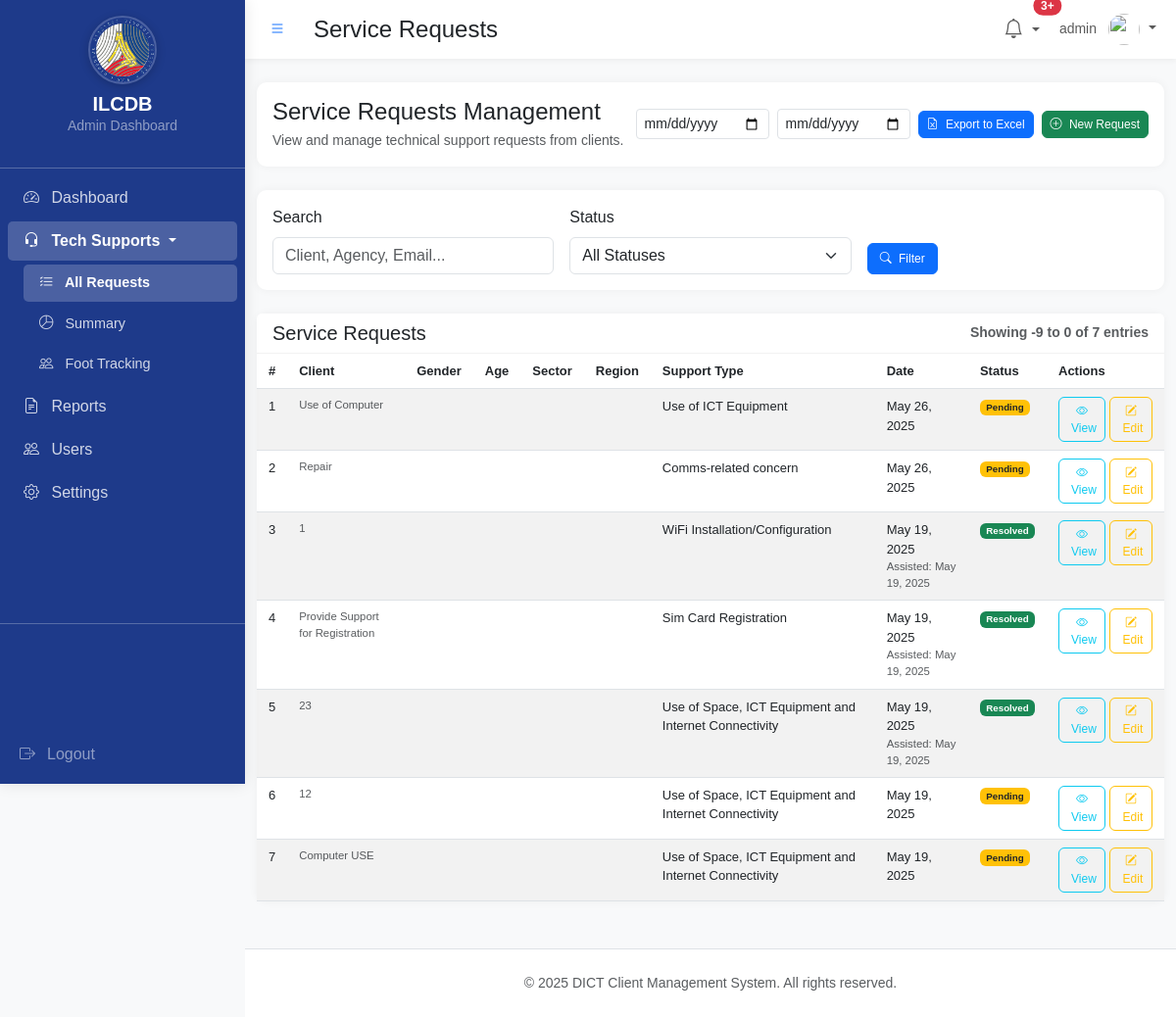
/admin/service-requests.php (signed in), run on an earlier commit of the app's database.
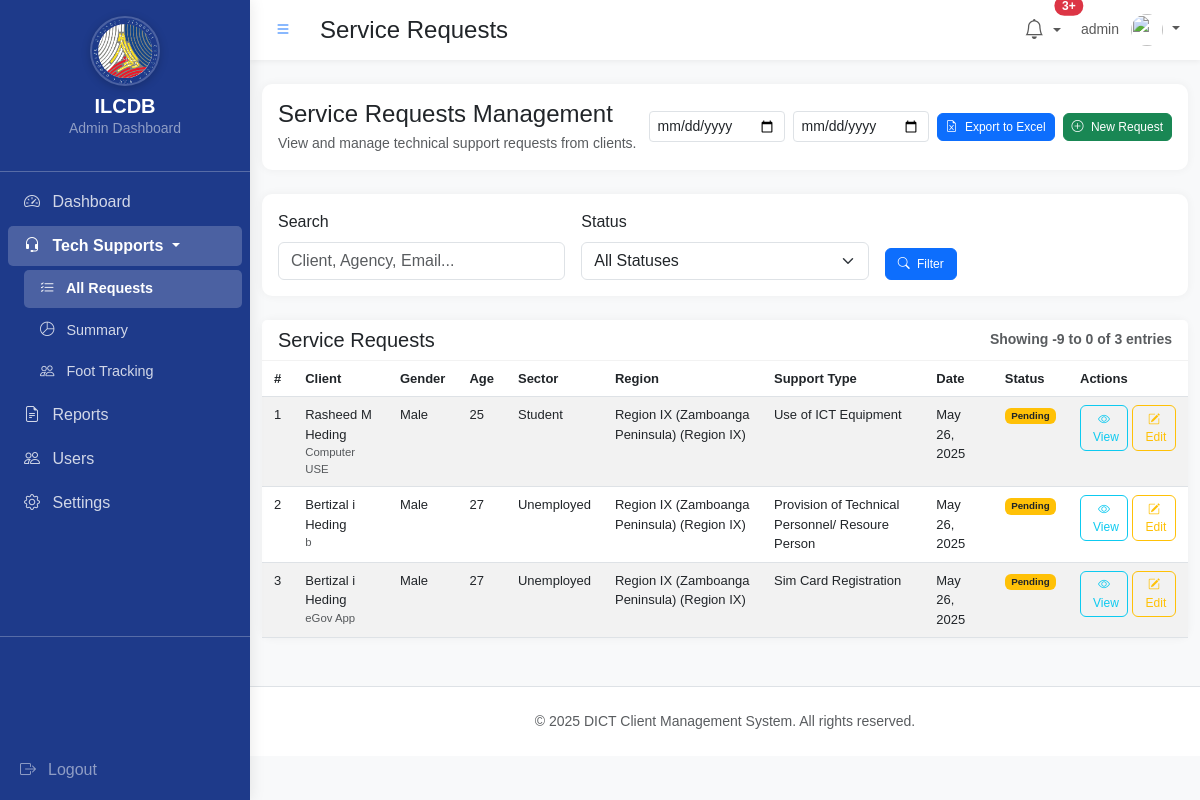
And on a later commit of the database.
### tables this page shows
CREATE TABLE `tech_support_requests` (
  `id` int(11) NOT NULL,
  `client_id` int(11) NOT NULL,
  `support_type` varchar(100) NOT NULL,
  `subject` varchar(255) DEFAULT NULL,
  `message` text NOT NULL,
  `issue_description` text NOT NULL,
  `date_requested` timestamp NOT NULL DEFAULT current_timestamp(),
  `date_assisted` timestamp NULL DEFAULT NULL,
  `date_resolved` timestamp NULL DEFAULT NULL,
  `assisted_by_id` int(11) DEFAULT NULL,
  `status` enum('Pending','In Progress','Resolved','Cancelled') DEFAULT 'Pending',
  `remarks` text DEFAULT NULL,
  `created_at` timestamp NOT NULL DEFAULT current_timestamp(),
  `updated_at` timestamp NOT NULL DEFAULT current_timestamp() ON UPDATE current_timestamp()
);

CREATE TABLE `clients` (
  `id` int(11) NOT NULL,
  `firstname` varchar(50) NOT NULL,
  `surname` varchar(50) NOT NULL,
  `middle_initial` char(1) DEFAULT NULL,
  `client_name` varchar(100) NOT NULL,
  `agency` varchar(100) NOT NULL,
  `gender` varchar(10) NOT NULL,
  `birthdate` date NOT NULL,
  `region` varchar(50) NOT NULL,
  `region_id` int(11) DEFAULT NULL,
  `province_id` int(11) DEFAULT NULL,
  `district_id` int(11) DEFAULT NULL,
  `municipality_id` int(11) DEFAULT NULL,
  `email` varchar(255) DEFAULT NULL,
  `phone` varchar(50) DEFAULT NULL,
  `created_at` timestamp NOT NULL DEFAULT current_timestamp()
);

CREATE TABLE `regions` (
  `id` int(11) NOT NULL,
  `region_code` varchar(20) NOT NULL,
  `region_name` varchar(100) NOT NULL,
  `created_at` timestamp NOT NULL DEFAULT current_timestamp(),
  `updated_at` timestamp NOT NULL DEFAULT current_timestamp() ON UPDATE current_timestamp()
);

### admin/service-requests.php (the view, shortened to what the changed rows need)
<?php
require_once '../includes/crud_operations.php';
$current_page = isset($_GET['page']) ? (int)$_GET['page'] : 1;
$records_per_page = 10;
$offset = ((int)$current_page - 1) * (int)$records_per_page;
try {
    $base_query = "SELECT tsr.*, c.firstname, c.surname, c.middle_initial, c.gender, c.agency, c.region,
                   TIMESTAMPDIFF(YEAR, c.birthdate, CURDATE()) as age,
                   r.region_name, r.region_code
                   FROM tech_support_requests tsr
                   LEFT JOIN clients c ON tsr.client_id = c.id
                   LEFT JOIN regions r ON c.region_id = r.id";
    $count_query = "SELECT COUNT(*) as total FROM tech_support_requests tsr
                    LEFT JOIN clients c ON tsr.client_id = c.id";
    $params = array();
    $base_query .= " ORDER BY tsr.date_requested DESC LIMIT ? OFFSET ?";
    $params[] = $records_per_page;
    $params[] = $offset;
    $stmt = $conn->prepare($base_query);
    if (!empty($params)) {
        $stmt->bind_param(str_repeat("s", count($params)), ...$params);
    }
    $stmt->execute();
    $result = $stmt->get_result();
    $serviceRequests = $result->fetch_all(MYSQLI_ASSOC);
    $stmt = $conn->prepare($count_query);
    $stmt->execute();
    $count_result = $stmt->get_result();
    $count_row = $count_result->fetch_assoc();
    $total_records = $count_row['total'];
} catch (Exception $e) {
    $error_message = "Error: " . $e->getMessage();
    $serviceRequests = [];
    $total_records = 0;
}
?>
<!DOCTYPE html>
<html lang="en">
<head>
    <link href="https://cdn.jsdelivr.net/npm/bootstrap@5.3.0-alpha1/dist/css/bootstrap.min.css" rel="stylesheet">
    <link href="https://cdn.jsdelivr.net/npm/bootstrap-icons@1.10.0/font/bootstrap-icons.css" rel="stylesheet">
</head>
<body>
    <?php include 'includes/sidebar.php'; ?>
    <div class="container-fluid py-4">
        <div class="card mb-4">
            <div class="card-body">
                <div class="d-flex justify-content-between align-items-center">
                    <div>
                        <h2 class="card-title h4 mb-1">Service Requests Management</h2>
                    </div>
                </div>
            </div>
        </div>
        <div class="card">
            <div class="card-header d-flex justify-content-between align-items-center">
                <h5 class="card-title mb-0">Service Requests</h5>
                <span class="text-muted small">
                    Showing <?php echo min((int)$total_records, 1 + ((int)$current_page - 1) * (int)$records_per_page); ?> to <?php echo min((int)$total_records, (int)$current_page * (int)$records_per_page); ?> of <?php echo (int)$total_records; ?> entries
                </span>
            </div>
            <div class="table-container">
                <table class="table table-hover table-striped compact-table mb-0">
                    <thead>
                        <tr>
                            <th scope="col">#</th>
                            <th scope="col">Client</th>
                            <th scope="col">Gender</th>
                            <th scope="col">Age</th>
                            <th scope="col">Sector</th>
                            <th scope="col">Region</th>
                            <th scope="col">Support Type</th>
                            <th scope="col">Date</th>
                            <th scope="col">Status</th>
                            <th scope="col">Actions</th>
                        </tr>
                    </thead>
                    <tbody>
                        <?php if (empty($serviceRequests)): ?>
                        <tr>
                            <td colspan="10" class="text-center py-4 text-muted">
                                No service requests found.
                            </td>
                        </tr>
                        <?php else: ?>
                            <?php
                            $count = max(1, ((int)$current_page - 1) * (int)$records_per_page + 1);
                            foreach ($serviceRequests as $request):
                                $fullname = trim($request['firstname'] . ' ' .
                                    ($request['middle_initial'] ? $request['middle_initial'] . ' ' : '') .
                                    $request['surname']);
                            ?>
                            <tr>
                                <td><?php echo $count++; ?></td>
                                <td>
                                    <div class="fw-medium"><?php echo htmlspecialchars($fullname); ?></div>
                                    <div class="small text-muted"><?php echo htmlspecialchars($request['subject']); ?></div>
                                </td>
                                <td><?php echo htmlspecialchars($request['gender']); ?></td>
                                <td><?php echo !empty($request['age']) ? (int)$request['age'] : ''; ?></td>
                                <td><?php echo htmlspecialchars($request['agency']); ?></td>
                                <td>
                                    <?php
                                    echo htmlspecialchars($request['region_name'] ?? $request['region']);
                                    if (!empty($request['region_code'])) {
                                        echo ' (' . htmlspecialchars($request['region_code']) . ')';
                                    }
                                    ?>
                                </td>
                                <td><?php echo htmlspecialchars($request['support_type']); ?></td>
                                <td>
                                    <?php echo date('M d, Y', strtotime($request['date_requested'])); ?>
                                    <?php if ($request['date_assisted']): ?>
                                        <div class="small text-muted">
                                            Assisted: <?php echo date('M d, Y', strtotime($request['date_assisted'])); ?>
                                        </div>
                                    <?php endif; ?>
                                </td>
                                <td>
                                    <?php if ($request['status'] === 'Resolved'): ?>
                                        <span class="badge bg-success">Resolved</span>
                                    <?php elseif ($request['status'] === 'In Progress'): ?>
                                        <span class="badge bg-primary">In Progress</span>
                                    <?php elseif ($request['status'] === 'Cancelled'): ?>
                                        <span class="badge bg-danger">Cancelled</span>
                                    <?php else: ?>
                                        <span class="badge bg-warning text-dark">Pending</span>
                                    <?php endif; ?>
                                </td>                                <td>
                                    <div class="d-flex gap-1 justify-content-start">
                                        <a href="view-request.php?id=<?php echo $request['id']; ?>"
                                           class="btn btn-sm btn-outline-info flex-fill"
                                           title="View request details"
                                           data-bs-toggle="tooltip"
                                           data-bs-placement="top">
                                            <i class="bi bi-eye"></i>
                                            <span class="d-none d-md-inline ms-1">View</span>
                                        </a>
                                        <a href="edit-request.php?id=<?php echo $request['id']; ?>"
                                           class="btn btn-sm btn-outline-warning flex-fill"
                                           title="Edit request"
                                           data-bs-toggle="tooltip"
                                           data-bs-placement="top">
                                            <i class="bi bi-pencil-square"></i>
                                            <span class="d-none d-md-inline ms-1">Edit</span>
                                        </a>
                                    </div>
                                </td>
                            </tr>
                            <?php endforeach; ?>
                        <?php endif; ?>
                    </tbody>
                </table>
            </div>
        </div>
    </div>
</body>
</html>

What changed in the data, as far as the page shows it:
removed tech_support_requests: subject "Use of Computer", support_type "Use of ICT Equipment", date_requested "May 26, 2025", status "Pending"
removed tech_support_requests: subject "Repair", support_type "Comms-related concern", date_requested "May 26, 2025", status "Pending"
removed tech_support_requests: subject "1", support_type "WiFi Installation/Configuration", date_requested "May 19, 2025", date_assisted "May 19, 2025", status "Resolved"
removed tech_support_requests: subject "Provide Support for Registration", support_type "Sim Card Registration", date_requested "May 19, 2025", date_assisted "May 19, 2025", status "Resolved"
removed tech_support_requests: subject "23", support_type "Use of Space, ICT Equipment and Internet Connectivity", date_requested "May 19, 2025", date_assisted "May 19, 2025", status "Resolved"
removed tech_support_requests: subject "12", support_type "Use of Space, ICT Equipment and Internet Connectivity", date_requested "May 19, 2025", status "Pending"
removed tech_support_requests: subject "Computer USE", support_type "Use of Space, ICT Equipment and Internet Connectivity", date_requested "May 19, 2025", status "Pending"
added tech_support_requests: client.surname "Rasheed M Heding", subject "Computer USE", client.gender "Male", age "25", client.agency "Student", regions.region_name "Region IX (Zamboanga Peninsula)", regions.region_code "Region IX", support_type "Use of ICT Equipment", date_requested "May 26, 2025", status "Pending"
added tech_support_requests: client.surname "Bertizal i Heding", subject "b", client.gender "Male", age "27", client.agency "Unemployed", regions.region_name "Region IX (Zamboanga Peninsula)", regions.region_code "Region IX", support_type "Provision of Technical Personnel/ Resoure Person", date_requested "May 26, 2025", status "Pending"
added tech_support_requests: client.surname "Bertizal i Heding", subject "eGov App", client.gender "Male", age "27", client.agency "Unemployed", regions.region_name "Region IX (Zamboanga Peninsula)", regions.region_code "Region IX", support_type "Sim Card Registration", date_requested "May 26, 2025", status "Pending"
Also different on the page:
$total_records: "7" → "3"
